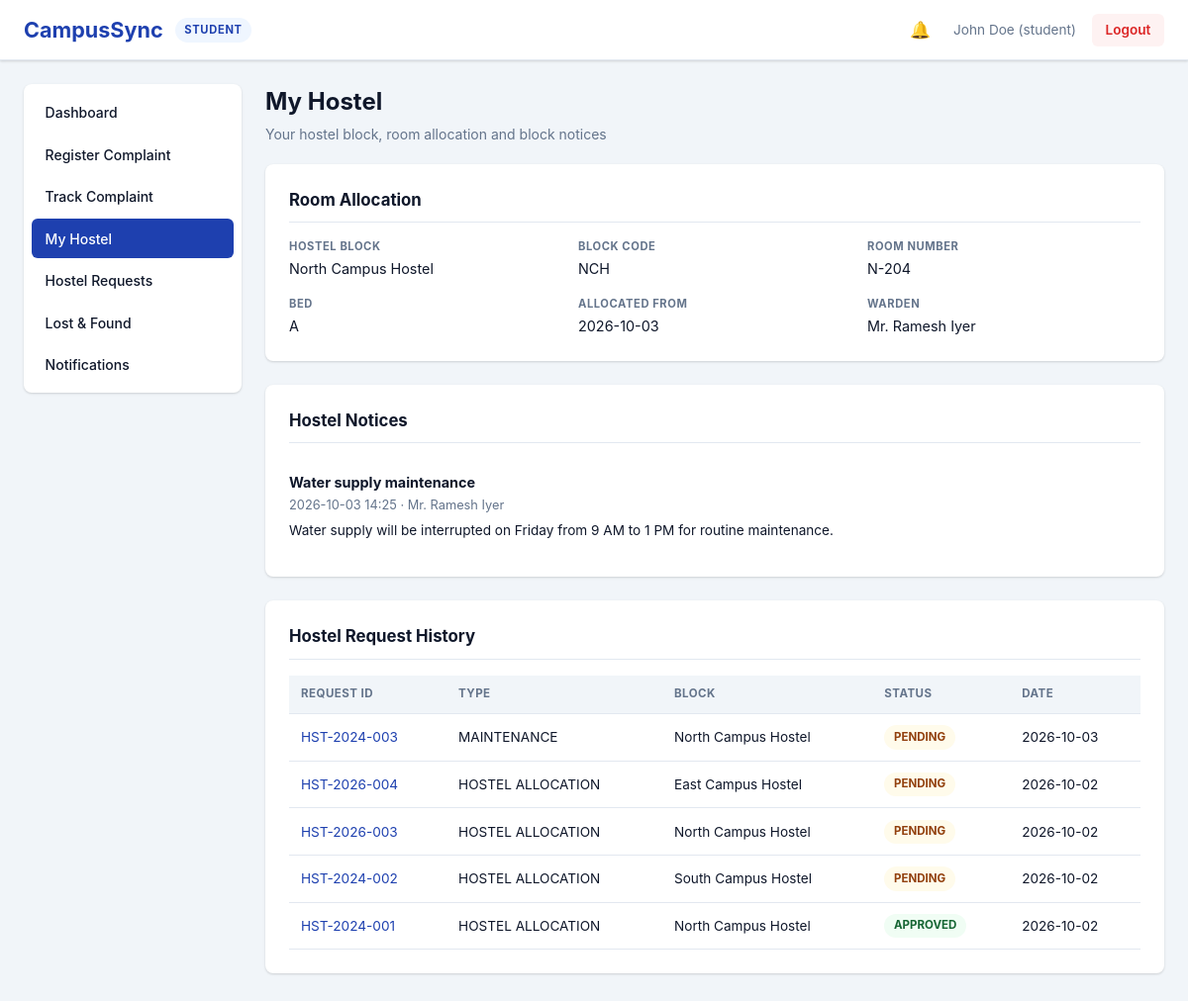
The page /student/hostel (signed in) on the database as committed earlier.
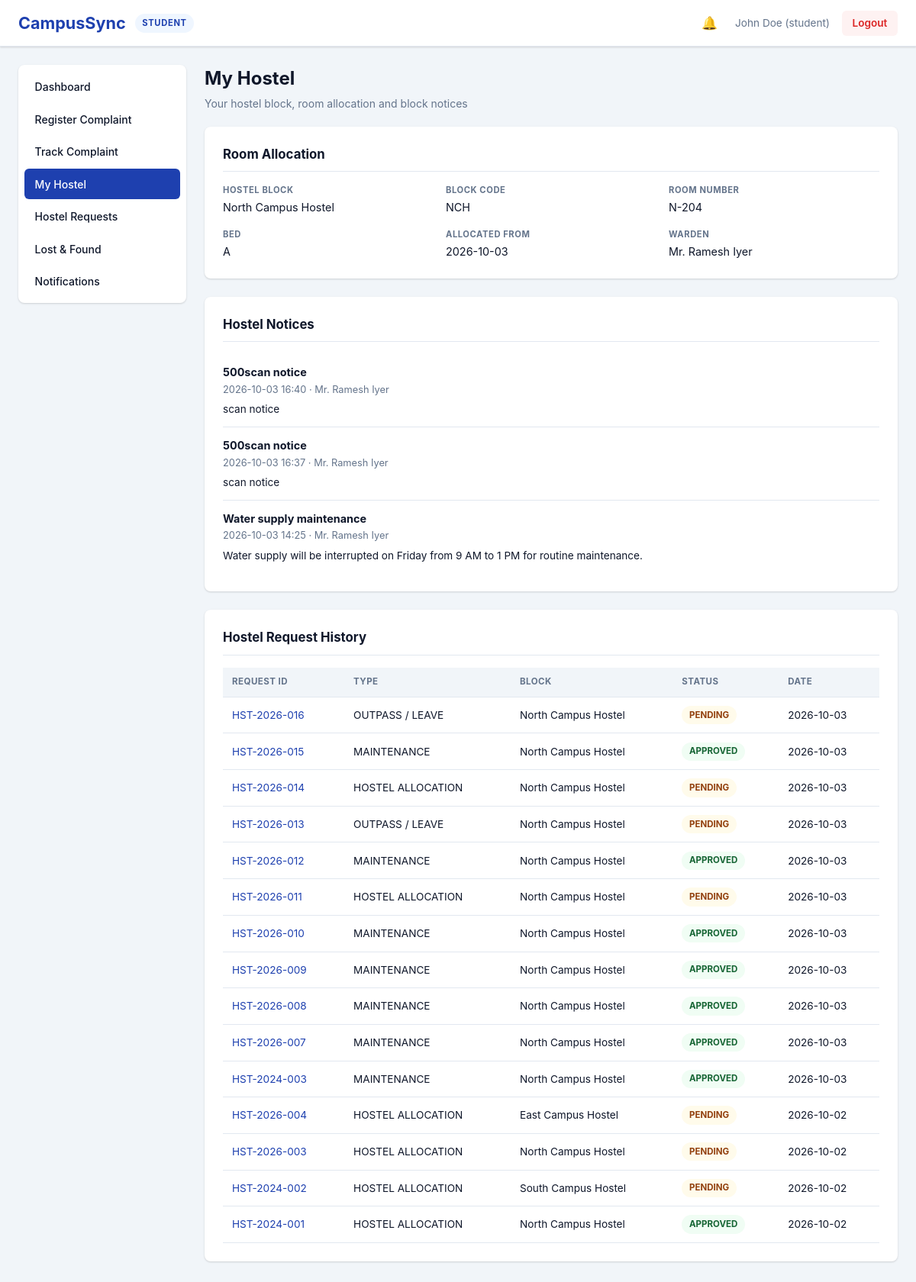
The same page on the database as committed later.
### models.py (models this page shows, shortened)
class User(db.Model):
    __tablename__ = 'users'
    id = db.Column(db.Integer, primary_key=True)
    username = db.Column(db.String(80), unique=True, nullable=False)
    password_hash = db.Column(db.String(120), nullable=False)
    role = db.Column(db.String(20), nullable=False)  # student|warden|staff|lostfound|admin
    full_name = db.Column(db.String(100), nullable=False)
    email = db.Column(db.String(120), unique=True, nullable=False)
    created_at = db.Column(db.DateTime, default=datetime.utcnow)
    phone = db.Column(db.String(20))
    department_id = db.Column(db.Integer, db.ForeignKey('departments.id'), nullable=True)
    is_active = db.Column(db.Boolean, default=True)
    failed_login_attempts = db.Column(db.Integer, default=0)
    locked_until = db.Column(db.DateTime)
    last_login_at = db.Column(db.DateTime)
    complaints = db.relationship('Complaint', backref='student', lazy=True,
                                foreign_keys='Complaint.student_id')
    hostel_requests = db.relationship('HostelRequest', backref='student', lazy=True,
                                      foreign_keys='HostelRequest.student_id')
    notifications = db.relationship('Notification', backref='user', lazy=True)

class HostelBlock(db.Model):
    __tablename__ = 'hostel_blocks'
    id = db.Column(db.Integer, primary_key=True)
    name = db.Column(db.String(100), unique=True, nullable=False)
    code = db.Column(db.String(20), unique=True)
    warden_id = db.Column(db.Integer, db.ForeignKey('users.id'), nullable=True)
    total_rooms = db.Column(db.Integer, default=0)
    description = db.Column(db.Text)
    is_active = db.Column(db.Boolean, default=True)
    created_at = db.Column(db.DateTime, default=datetime.utcnow)
    warden = db.relationship('User', foreign_keys=[warden_id], backref='warden_of_blocks')

class RoomAllocation(db.Model):
    __tablename__ = 'room_allocations'
    id = db.Column(db.Integer, primary_key=True)
    student_id = db.Column(db.Integer, db.ForeignKey('users.id'), nullable=False)
    hostel_block_id = db.Column(db.Integer, db.ForeignKey('hostel_blocks.id'), nullable=False)
    room_number = db.Column(db.String(20), nullable=False)
    bed_number = db.Column(db.String(10))
    allocated_from = db.Column(db.Date, default=date.today)
    is_active = db.Column(db.Boolean, default=True)
    created_at = db.Column(db.DateTime, default=datetime.utcnow)
    student = db.relationship('User', lazy=True)
    block = db.relationship('HostelBlock', lazy=True)

class HostelNotice(db.Model):
    __tablename__ = 'hostel_notices'
    id = db.Column(db.Integer, primary_key=True)
    hostel_block_id = db.Column(db.Integer, db.ForeignKey('hostel_blocks.id'), nullable=False)
    title = db.Column(db.String(200), nullable=False)
    message = db.Column(db.Text, nullable=False)
    created_by_id = db.Column(db.Integer, db.ForeignKey('users.id'), nullable=True)
    created_at = db.Column(db.DateTime, default=datetime.utcnow)
    block = db.relationship('HostelBlock', lazy=True)
    created_by = db.relationship('User', lazy=True)

class HostelRequest(db.Model):
    __tablename__ = 'hostel_requests'
    id = db.Column(db.Integer, primary_key=True)
    request_id = db.Column(db.String(20), unique=True, nullable=False)
    student_id = db.Column(db.Integer, db.ForeignKey('users.id'), nullable=False)
    hostel_name = db.Column(db.String(100), nullable=False)
    room_preference = db.Column(db.String(50), nullable=False)
    reason = db.Column(db.Text, nullable=False)
    status = db.Column(db.String(20), default='Pending')
    created_at = db.Column(db.DateTime, default=datetime.utcnow)
    updated_at = db.Column(db.DateTime, default=datetime.utcnow, onupdate=datetime.utcnow)
    hostel_block_id = db.Column(db.Integer, db.ForeignKey('hostel_blocks.id'), nullable=True)
    request_type = db.Column(db.String(40), default=REQ_ALLOCATION)
    issue_type = db.Column(db.String(60))       # maintenance issue type
    location = db.Column(db.String(120))        # maintenance location
    start_date = db.Column(db.Date)             # outpass
    end_date = db.Column(db.Date)               # outpass
    warden_comment = db.Column(db.Text)
    clarification_note = db.Column(db.Text)
    decided_by_id = db.Column(db.Integer, db.ForeignKey('users.id'), nullable=True)
    decided_at = db.Column(db.DateTime)
    block = db.relationship('HostelBlock', lazy=True)
    decided_by = db.relationship('User', foreign_keys=[decided_by_id], lazy=True)

### routes/student.py (the view)
@student_bp.route('/hostel')
@student_required
def hostel():
    allocation = my_allocation()
    block = allocation.block if allocation else None
    notices = []
    if block:
        notices = HostelNotice.query.filter_by(hostel_block_id=block.id).order_by(
            HostelNotice.created_at.desc()).all()
    requests = HostelRequest.query.filter_by(student_id=session['user_id']).order_by(
        HostelRequest.created_at.desc()).all()
    return render_template('student/hostel.html', allocation=allocation,
                           block=block, notices=notices, requests=requests)

### routes/student.py (called while the page is built)
def my_allocation():
    return RoomAllocation.query.filter_by(student_id=session['user_id'], is_active=True).first()

### security.py (called while the page is built)
def current_user():
    user_id = session.get('user_id')
    if not user_id:
        return None
    return db.session.get(User, user_id)

def role_required(*roles):
    def decorator(view):
        @wraps(view)
        def wrapped(*args, **kwargs):
            user = current_user()
            if not user:
                flash('Please log in to access this page.', 'error')
                return redirect(url_for('auth.login'))
            if not user.is_active:
                session.clear()
                flash('Your account has been deactivated. Contact the administrator.', 'error')
                return redirect(url_for('auth.login'))
            if user.role not in roles:
                log_action(user, 'ACCESS_DENIED',
                           module=roles[0],
                           description='Role %s tried to open %s' % (user.role, request.path))
                return _deny()
            return view(*args, **kwargs)
        return wrapped
    return decorator

### templates/student/hostel.html (shortened to what this page needs)
{% extends 'base.html' %}
{% block content %}
<div class='page-container'>
    <div class='page-header'>
        <h2>My Hostel</h2>
        <p>Your hostel block, room allocation and block notices</p>
    </div>
    <div class='table-card'>
        <h3>Room Allocation</h3>
        {% if block %}
        <div class='detail-grid'>
            <div class='detail-item'>
                <span class='detail-label'>Hostel Block</span>
                <span class='detail-value'>{{ block.name }}</span>
            </div>
            <div class='detail-item'>
                <span class='detail-label'>Block Code</span>
                <span class='detail-value'>{{ block.code or '-' }}</span>
            </div>
            <div class='detail-item'>
                <span class='detail-label'>Room Number</span>
                <span class='detail-value'>{{ allocation.room_number }}</span>
            </div>
            <div class='detail-item'>
                <span class='detail-label'>Bed</span>
                <span class='detail-value'>{{ allocation.bed_number or '-' }}</span>
            </div>
            <div class='detail-item'>
                <span class='detail-label'>Allocated From</span>
                <span class='detail-value'>{{ allocation.allocated_from.strftime('%Y-%m-%d') if allocation.allocated_from else '-' }}</span>
            </div>
            <div class='detail-item'>
                <span class='detail-label'>Warden</span>
                <span class='detail-value'>{{ block.warden.full_name if block.warden else 'Not assigned' }}</span>
            </div>
        </div>
        {% else %}
        <p class='empty-state'>No hostel allocation is recorded for your account. You can submit a hostel allocation request.</p>
        <a href='{{ url_for('student.hostel_request') }}' class='btn btn-primary'>Submit Hostel Request</a>
        {% endif %}
    </div>
    <div class='table-card'>
        <h3>Hostel Notices</h3>
        {% if notices %}
            {% for n in notices %}
            <div class='notice-item'>
                <strong>{{ n.title }}</strong>
                <span class='muted'>{{ n.created_at.strftime('%Y-%m-%d %H:%M') if n.created_at else '' }}
                    {%- if n.created_by %} · {{ n.created_by.full_name }}{% endif %}</span>
                <p>{{ n.message }}</p>
            </div>
            {% endfor %}
        {% else %}
        <p class='empty-state'>No hostel notices for your block at the moment.</p>
        {% endif %}
    </div>
    <div class='table-card'>
        <h3>Hostel Request History</h3>
        {% if requests %}
        <div class='table-responsive'>
            <table class='data-table'>
                <thead>
                    <tr><th>Request ID</th><th>Type</th><th>Block</th><th>Status</th><th>Date</th></tr>
                </thead>
                <tbody>
                    {% for r in requests %}
                    <tr>
                        <td><a href='{{ url_for('student.hostel_request_detail', req_pk=r.id) }}'>{{ r.request_id }}</a></td>
                        <td>{{ r.request_type or 'HOSTEL ALLOCATION' }}</td>
                        <td>{{ r.hostel_name }}</td>
                        <td><span class='status-badge status-{{ r.status|lower|replace(' ', '-') }}'>{{ r.status }}</span></td>
                        <td>{{ r.created_at.strftime('%Y-%m-%d') if r.created_at else 'N/A' }}</td>
                    </tr>
                    {% endfor %}
                </tbody>
            </table>
        </div>
        {% else %}
        <p class='empty-state'>You have not submitted any hostel requests yet.</p>
        {% endif %}
    </div>
</div>
{% endblock %}

### templates/base.html (shortened to what this page needs)
<!DOCTYPE html>
<html lang='en'>
<head>
    <link rel='stylesheet' href='{{ url_for('static', filename='css/style.css') }}'>
</head>
<body data-guard-exit="{{ 'true' if request.endpoint in ('student.dashboard', 'warden.dashboard', 'staff.dashboard', 'lostfound.dashboard', 'admin.dashboard') else 'false' }}" data-logout-url="{{ url_for('auth.logout') }}">
    <div class='app-container'>
        {% if session.user_id %}
        <header class='header'>
            <div class='header-left'>
                <h1 class='logo'>CampusSync</h1>
                <span class='role-badge {{ session.role }}'>{{ session.role }}</span>
            </div>
            <div class='header-right'>
                <a href='{{ url_for('student.notifications') if session.role == 'student' else url_for('admin.notifications') if session.role == 'admin' else '#' }}'
                   class='notification-indicator {% if unread_notifications|default(0) > 0 %}has-unread{% endif %}'>
                    <span class='bell'>🔔</span>
                </a>
                <span class='user-info'>{{ session.full_name }} ({{ session.username }})</span>
                <a href='{{ url_for('auth.logout') }}' class='btn btn-logout'>Logout</a>
            </div>
        </header>
        <div class='main-container'>
            <nav class='sidebar'>
                <ul class='nav-menu'>
                    {% if session.role == 'student' %}
                    <li><a href='{{ url_for('student.dashboard') }}' class='nav-link {% if request.endpoint == 'student.dashboard' %}active{% endif %}'>Dashboard</a></li>
                    <li><a href='{{ url_for('student.register_complaint') }}' class='nav-link {% if request.endpoint == 'student.register_complaint' %}active{% endif %}'>Register Complaint</a></li>
                    <li><a href='{{ url_for('student.track_complaint') }}' class='nav-link {% if request.endpoint in ('student.track_complaint', 'student.complaint_detail') %}active{% endif %}'>Track Complaint</a></li>
                    <li><a href='{{ url_for('student.hostel') }}' class='nav-link {% if request.endpoint in ('student.hostel', 'student.hostel_request_detail') %}active{% endif %}'>My Hostel</a></li>
                    <li><a href='{{ url_for('student.hostel_request') }}' class='nav-link {% if request.endpoint == 'student.hostel_request' %}active{% endif %}'>Hostel Requests</a></li>
                    <li><a href='{{ url_for('student.lost_found') }}' class='nav-link {% if request.endpoint == 'student.lost_found' %}active{% endif %}'>Lost &amp; Found</a></li>
                    <li><a href='{{ url_for('student.notifications') }}' class='nav-link {% if request.endpoint == 'student.notifications' %}active{% endif %}'>Notifications</a></li>
                    {% endif %}
                </ul>
            </nav>
            <main class='content'>
                {% block content %}{% endblock %}
            </main>
        </div>
        {% else %}
            {% block login_content %}{% endblock %}
        {% endif %}
    </div>
</body>
</html>

Rows that differ between the two databases and show on the page:
added HostelNotice: title "500scan notice", created_at "2026-10-03 16:40", created_by.full_name "Mr. Ramesh Iyer", message "scan notice"
added HostelNotice: title "500scan notice", created_at "2026-10-03 16:37", created_by.full_name "Mr. Ramesh Iyer", message "scan notice"
added HostelRequest: request_id "HST-2026-016", request_type "OUTPASS / LEAVE", hostel_name "North Campus Hostel", status "PENDING", created_at "2026-10-03"
added HostelRequest: request_id "HST-2026-015", request_type "MAINTENANCE", hostel_name "North Campus Hostel", status "APPROVED", created_at "2026-10-03"
added HostelRequest: request_id "HST-2026-014", request_type "HOSTEL ALLOCATION", hostel_name "North Campus Hostel", status "PENDING", created_at "2026-10-03"
added HostelRequest: request_id "HST-2026-013", request_type "OUTPASS / LEAVE", hostel_name "North Campus Hostel", status "PENDING", created_at "2026-10-03"
added HostelRequest: request_id "HST-2026-012", request_type "MAINTENANCE", hostel_name "North Campus Hostel", status "APPROVED", created_at "2026-10-03"
added HostelRequest: request_id "HST-2026-011", request_type "HOSTEL ALLOCATION", hostel_name "North Campus Hostel", status "PENDING", created_at "2026-10-03"
added HostelRequest: request_id "HST-2026-010", request_type "MAINTENANCE", hostel_name "North Campus Hostel", status "APPROVED", created_at "2026-10-03"
added HostelRequest: request_id "HST-2026-009", request_type "MAINTENANCE", hostel_name "North Campus Hostel", status "APPROVED", created_at "2026-10-03"
added HostelRequest: request_id "HST-2026-008", request_type "MAINTENANCE", hostel_name "North Campus Hostel", status "APPROVED", created_at "2026-10-03"
added HostelRequest: request_id "HST-2026-007", request_type "MAINTENANCE", hostel_name "North Campus Hostel", status "APPROVED", created_at "2026-10-03"
changed HostelRequest "HST-2024-003": status "PENDING" → "APPROVED"
